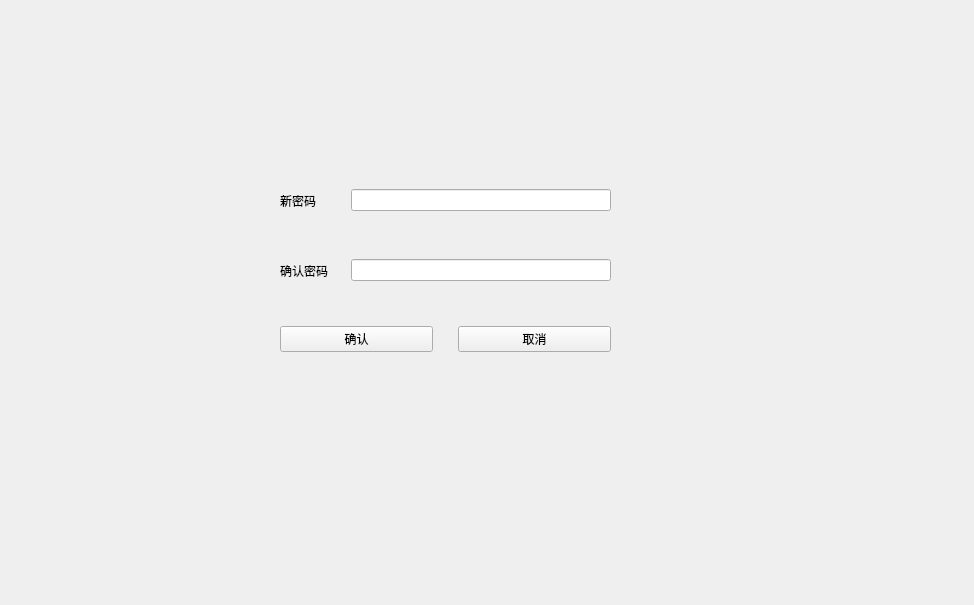
<?xml version="1.0" encoding="UTF-8"?>
<ui version="4.0">
 <class>Resetpassword</class>
 <widget class="QWidget" name="Resetpassword">
  <property name="geometry">
   <rect>
    <x>0</x>
    <y>0</y>
    <width>974</width>
    <height>605</height>
   </rect>
  </property>
  <property name="windowTitle">
   <string>Form</string>
  </property>
  <widget class="QWidget" name="horizontalLayoutWidget">
   <property name="geometry">
    <rect>
     <x>280</x>
     <y>170</y>
     <width>331</width>
     <height>61</height>
    </rect>
   </property>
   <layout class="QHBoxLayout" name="newpwd_layout" stretch="2,8">
    <item>
     <widget class="QLabel" name="newpwb_lb">
      <property name="text">
       <string>新密码</string>
      </property>
     </widget>
    </item>
    <item>
     <widget class="QLineEdit" name="newpwd_le">
      <property name="echoMode">
       <enum>QLineEdit::Password</enum>
      </property>
     </widget>
    </item>
   </layout>
  </widget>
  <widget class="QWidget" name="horizontalLayoutWidget_2">
   <property name="geometry">
    <rect>
     <x>280</x>
     <y>240</y>
     <width>331</width>
     <height>61</height>
    </rect>
   </property>
   <layout class="QHBoxLayout" name="checkpwd_layout" stretch="2,8">
    <item>
     <widget class="QLabel" name="checkpwd_lb">
      <property name="text">
       <string>确认密码</string>
      </property>
     </widget>
    </item>
    <item>
     <widget class="QLineEdit" name="checkpwb_le">
      <property name="echoMode">
       <enum>QLineEdit::Password</enum>
      </property>
     </widget>
    </item>
   </layout>
  </widget>
  <widget class="QWidget" name="horizontalLayoutWidget_3">
   <property name="geometry">
    <rect>
     <x>280</x>
     <y>309</y>
     <width>331</width>
     <height>61</height>
    </rect>
   </property>
   <layout class="QHBoxLayout" name="buttons_layout" stretch="5,5">
    <property name="spacing">
     <number>25</number>
    </property>
    <item>
     <widget class="QPushButton" name="submit_btn">
      <property name="text">
       <string>确认</string>
      </property>
     </widget>
    </item>
    <item>
     <widget class="QPushButton" name="cancel_btn">
      <property name="text">
       <string>取消</string>
      </property>
     </widget>
    </item>
   </layout>
  </widget>
 </widget>
 <resources/>
 <connections>
  <connection>
   <sender>cancel_btn</sender>
   <signal>clicked()</signal>
   <receiver>Resetpassword</receiver>
   <slot>close()</slot>
   <hints>
    <hint type="sourcelabel">
     <x>533</x>
     <y>338</y>
    </hint>
    <hint type="destinationlabel">
     <x>486</x>
     <y>302</y>
    </hint>
   </hints>
  </connection>
  <connection>
   <sender>submit_btn</sender>
   <signal>clicked()</signal>
   <receiver>Resetpassword</receiver>
   <slot>judgeEmpty()</slot>
   <hints>
    <hint type="sourcelabel">
     <x>338</x>
     <y>350</y>
    </hint>
    <hint type="destinationlabel">
     <x>437</x>
     <y>459</y>
    </hint>
   </hints>
  </connection>
 </connections>
 <slots>
  <slot>judgeEmpty()</slot>
 </slots>
</ui>
